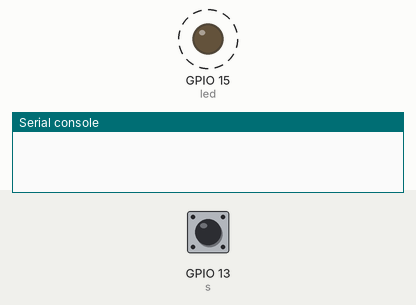
Bench run of a program on a simulated ESP32 board running MicroPython. Parts: output pins drawn as LEDs (lit = HIGH), the last lines printed to the serial console. Dashed ring = blinking. The inputs (shaded band) are chosen by the test bench; at power-on: GPIO 13 (s) HIGH. Files the program writes start out absent; files that are not in the repository are absent. At 2.2 s the program stops and its outputs stay as they are.

Above: at 0.7 s.
At 1.2 s:
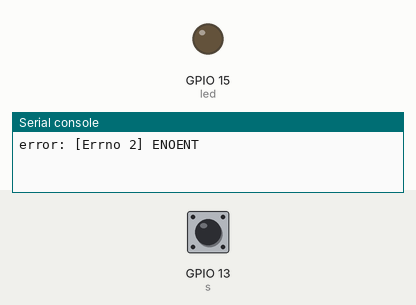
1.3 s: GPIO 13 (s) pulled LOW for 3 s
At 1.9 s:
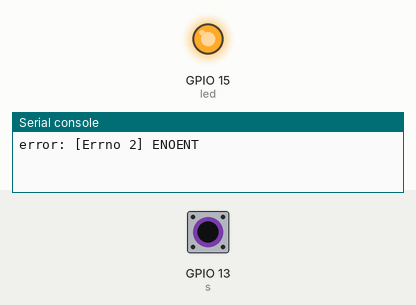
Timing chart, 0 to 3.7 s (numbered marks = the images above; inputs shaded):
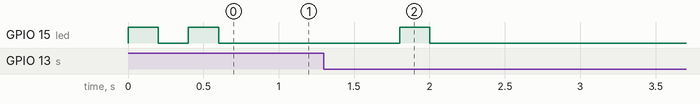

The program:

power_consumption_check.py
```python
"""
[Raspberry pi pico W と 秋月電子通商 AE-ESP32-WROOM-32E-MINI の消費電流を比較](https://blog.masasoft.jp/2024/05/raspberry-pi-pico-w-ae-esp32-wroom-32e.html)
起動、LED点滅(2回)、1秒 sleep、WiFi に接続、接続したらLED点滅(3回)、http アクセス、1秒 sleep、LED点滅(1回)、deepsleep(10秒) を繰り返すプログラム
"""

import network
import urequests as requests
from time import sleep
from machine import Pin, deepsleep

# WiFi ssid and password
ssid = '0024A50722AC'
password = '3w4p127sv8rp9'

wlan_status_message = {
    network.STAT_IDLE: 'No connection and no activity',
    network.STAT_CONNECTING: 'Connecting in progress',
    network.STAT_WRONG_PASSWORD: 'Failed due to incorrect password',
    network.STAT_NO_AP_FOUND: 'Failed because no access point replied',
#    network.STAT_CONNECT_FAIL: 'failed due to other problems',
    network.STAT_GOT_IP: 'Connection successful'
}

def get_wlan_status_message(wlan_status):
    if wlan_status in wlan_status_message:
        return wlan_status_message[wlan_status]
    else:
        return str(wlan_status)

# Define blinking function for onboard LED to indicate error codes
def blink_led(num_blinks):
    led = Pin(15, Pin.OUT)
    if num_blinks < 0:
        num_blinks = 8 + num_blinks
    for i in range(num_blinks):
        led.on()
        sleep(.2)
        led.off()
        sleep(.2)

try:
    blink_led(2)
    # Print the last result
    with open('result.txt') as f:
        print('last result:', f.read())

    sleep(1)

    # Turn on WiFi
    wlan = network.WLAN(network.STA_IF)
    wlan.active(True)
    wlan.connect(ssid, password)

    # Wait for connect or fail
    max_wait = 10
    while max_wait > 0 and not wlan.isconnected():
        print('wlan: connecting')
        sleep(1)
        max_wait -= 1

    # Handle connection error
    wlan_status = wlan.status()
    if wlan_status == network.STAT_GOT_IP:
        print('wlan: connected')
        blink_led(3)
        status = wlan.ifconfig()
        print('ip = ' + status[0])
    else:
        blink_led(5)
        raise Exception(get_wlan_status_message(wlan_status))

    # Send information to the web server
    url = 'http://raspi1.home/updatestate.php?mail'
    print('request:', url)
    res = requests.get(url)
    print('response:', res.text)
    with open('result.txt', 'w') as f:
        f.write(res.text)
    res.close()

    wlan.disconnect()
    wlan.active(False)


except Exception as e:
    print('error:', str(e))
    with open('result.txt', 'w') as f:
        f.write(str(e))
except KeyboardInterrupt:
    print('Interrupted!')

# Go to deep sleep
sleep(1)
blink_led(1)
s = Pin(13, Pin.IN, Pin.PULL_UP)
if s.value() == 1:  # If GPIO13 is open (not connected to GND), fall in to deep sleep
    print('Fall in deep sleep')
    deepsleep(10 * 1000)
else:
    print('End')
```
